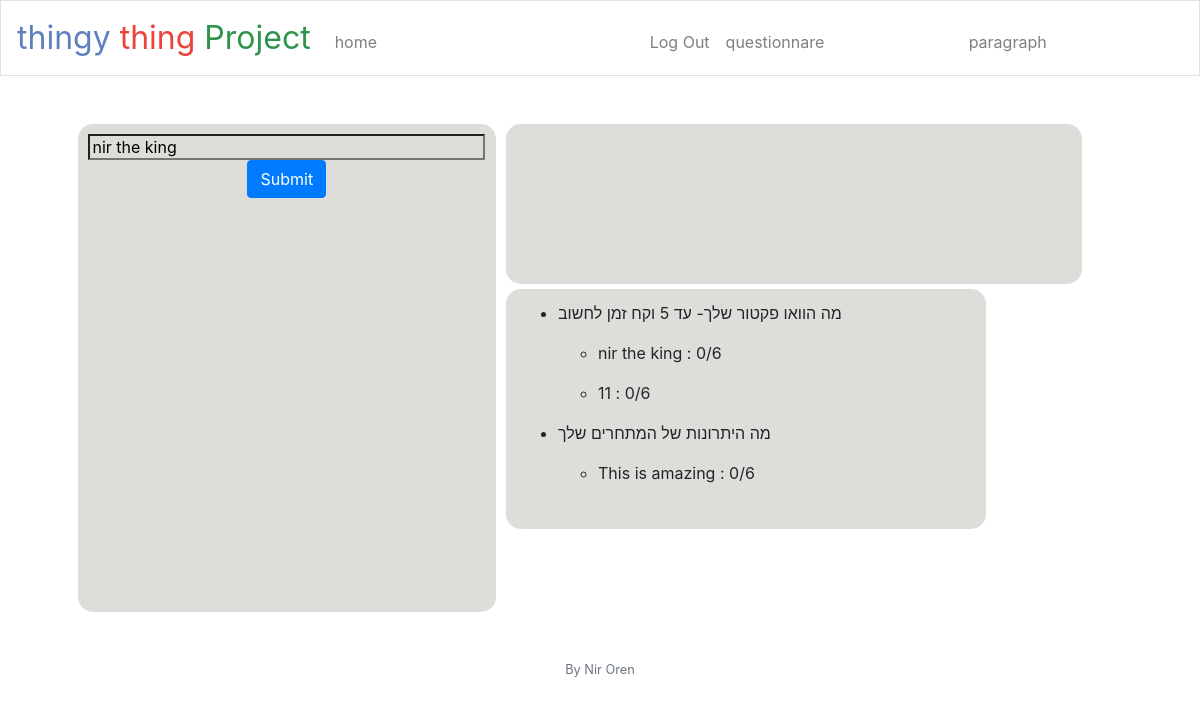
/paragraph (signed in), run on the app's committed database.
### tables this page shows
CREATE TABLE posts (id INTEGER PRIMARY KEY AUTOINCREMENT NOT NULL, user_id INTEGER NOT NULL, date TEXT NOT NULL, text TEXT);

CREATE TABLE questions (id INTEGER PRIMARY KEY AUTOINCREMENT NOT NULL, question TEXT NOT NULL, answer_spaces INTEGER NOT NULL);

CREATE TABLE answers (id INTEGER PRIMARY KEY AUTOINCREMENT NOT NULL, user_id INTEGER NOT NULL, question_id INTEGER NOT NULL, answer_number INTEGER NOT NULL, answer TEXT NOT NULL);

### app.py (the view)
@app.route("/paragraph", methods=["GET", "POST"])
@login_required
def paragraph():
    results = []
    global txt
    global answers
    if request.method == "POST":
        date = 'None'
        date = request.args.get('date', default=0, type=str)
        print('DATE:', date)
        txt = request.form.get("txt")
        db.execute('INSERT INTO posts (user_id, date,text) VALUES(? , ?,?)',
            session['user_id'],
            date,
            txt)
        return render_template('index.html')
    else:
        date = 0
        date = request.args.get('date', default=0, type=str)
        print('DATE:', date)
        txt = db.execute("SELECT * FROM posts WHERE user_id = ? AND date = ?", session['user_id'], date)
        answers = db.execute("SELECT * FROM answers WHERE user_id = ?", session['user_id'])
        if len(txt) == 0:
            txt = ''
        else:
            txt = txt[0]['text']
        questions_and_answers = {}
        lst = []
        string = ''
        for i in questions:
            specific_answers = db.execute("SELECT * FROM answers WHERE user_id = ? and question_id = ?", session['user_id'],i['id'])
            questions_and_answers[i['question']] = [i['answer'] for i in specific_answers if i['answer'] != 'None']
            lst.append(i['question'])
            string+=i["question"]+','
        return render_template("paragraph.html", questions_str = string, answers=answers,questions_and_answers=questions_and_answers,txt=txt)

### app.py (called while the page is built)
@app.after_request
def after_request(response):
    response.headers["Cache-Control"] = "no-cache, no-store, must-reanswer_valueidate"
    response.headers["Expires"] = 0
    response.headers["Pragma"] = "no-cache"
    return response

### helpers.py (called while the page is built)
def login_required(f):
    @wraps(f)
    def decorated_function(*args, **kwargs):
        if session.get("user_id") is None:
            return redirect("/login")
        return f(*args, **kwargs)
    return decorated_function

### templates/paragraph.html (shortened to what this page needs)
{% extends "layout.html" %}
{% block main %}
    <div style="float:left;border-radius:15px;
    background-color: #deddd9;
    height:30.5em;width:40%;padding:1%;margin-right:1%;">
<form action="/paragraph" method="post">
            <input autocomplete="off" autofocus class="textBox" id = "textBox" type="text"  name="txt" value="{{txt}}"
            style="width:100%;height:100%;background-color: #deddd9;" rows="10" onkeyup="check_word_count(inputBox.value);document.getElementById('printchatbox').innerHTML = inputBox.value;">
            <button class="btn btn-primary" type="submit">Submit</button>
        </form>
        </div>
    <div style="float:left;">
        <div style="border-radius:15px;
        background-color: #deddd9;
        height:10em;width:36em;text-align:left;padding:2%" id = "printchatbox" class='printchatbox'>
        </div>
        <div style="border-radius:15px;
        background-color: #deddd9;
        position: absolute;
            width:40%;
            height: auto;
            display:flex;text-align:left;margin-top:5px;padding:1%">
            <ul>
            {% for q in questions_and_answers.keys() %}
                {% if questions_and_answers[q] != []%}
                <li>
                    <p >{{q}}</p>
                    <ul>
                        {% for a in questions_and_answers[q] %}
                        <li>
                            <p class="Same">{{a}}</p>
                            <p class="Same" id = "{{a}}">: 0/6 </p>
                        </li>
                        {%endfor%}
                    </ul>
                </li>
                {%endif%}
            {%endfor%}
        </ul>
        </div>
</div>
{% endblock %}

### static/styles.css (style rules this page uses)
html, body { height: 100%; margin: 0; padding: 0; }

### templates/paragraph.html (style rules this page uses)
.Same { display:inline-block; }

### data on the page
posts: txt "nir the king"
questions: question "מה הוואו פקטור שלך- עד 5 וקח זמן לחשוב"
answers: answer "nir the king"
answers: answer "11"
questions: question "מה היתרונות של המתחרים שלך"
answers: answer "This is amazing"
